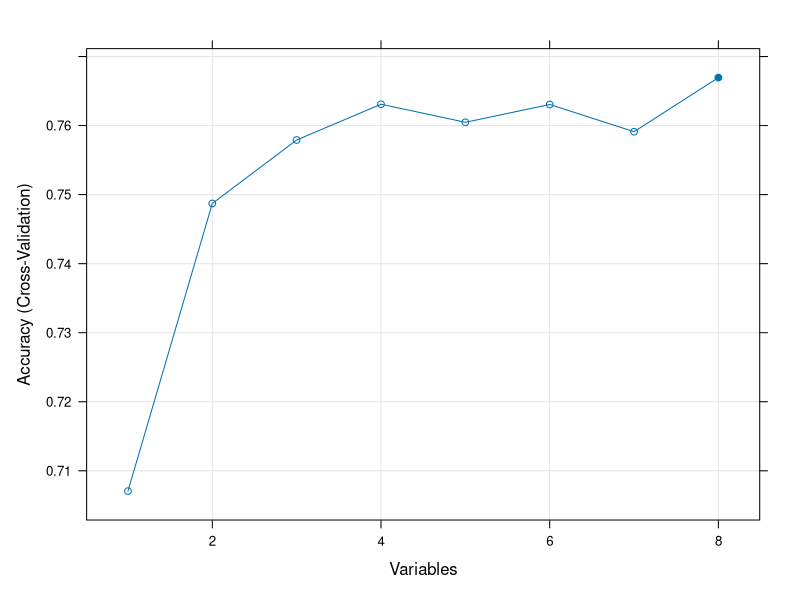

Generate this figure with R:
#
# Remove Redundant Features
#
# ensure the results are repeatable
set.seed(7)
# load the library
library(mlbench)
library(caret)
# load the data
data(PimaIndiansDiabetes)
# calculate correlation matrix
correlationMatrix <- cor(PimaIndiansDiabetes[,1:8])
# summarize the correlation matrix
print(correlationMatrix)
# find attributes that are highly corrected (ideally >0.75)
highlyCorrelated <- findCorrelation(correlationMatrix, cutoff=0.5)
# print indexes of highly correlated attributes
print(highlyCorrelated)
#===============================================
#
# Rank Features by Importance
#
# ensure results are repeatable
set.seed(7)
# load the library
library(mlbench)
library(caret)
# load the dataset
data(PimaIndiansDiabetes)
# prepare training scheme
control <- trainControl(method="repeatedcv", number=10, repeats=3)
# train the model
model <- train(diabetes~., data=PimaIndiansDiabetes, method="lvq", preProcess="scale", trControl=control)
# estimate variable importance
importance <- varImp(model, scale=FALSE)
# summarize importance
print(importance)
#================================================
#
# Recursive Feature Selection
#
# ensure the results are repeatable
set.seed(7)
# load the library
library(mlbench)
library(caret)
# load the data
data(PimaIndiansDiabetes)
# define the control using a random forest selection function
control <- rfeControl(functions=rfFuncs, method="cv", number=10)
# run the RFE algorithm
results <- rfe(PimaIndiansDiabetes[,1:8], PimaIndiansDiabetes[,9], sizes=c(1:8), rfeControl=control)
# summarize the results
print(results)
# list the chosen features
predictors(results)
# plot the results
plot(results, type=c("g", "o"))